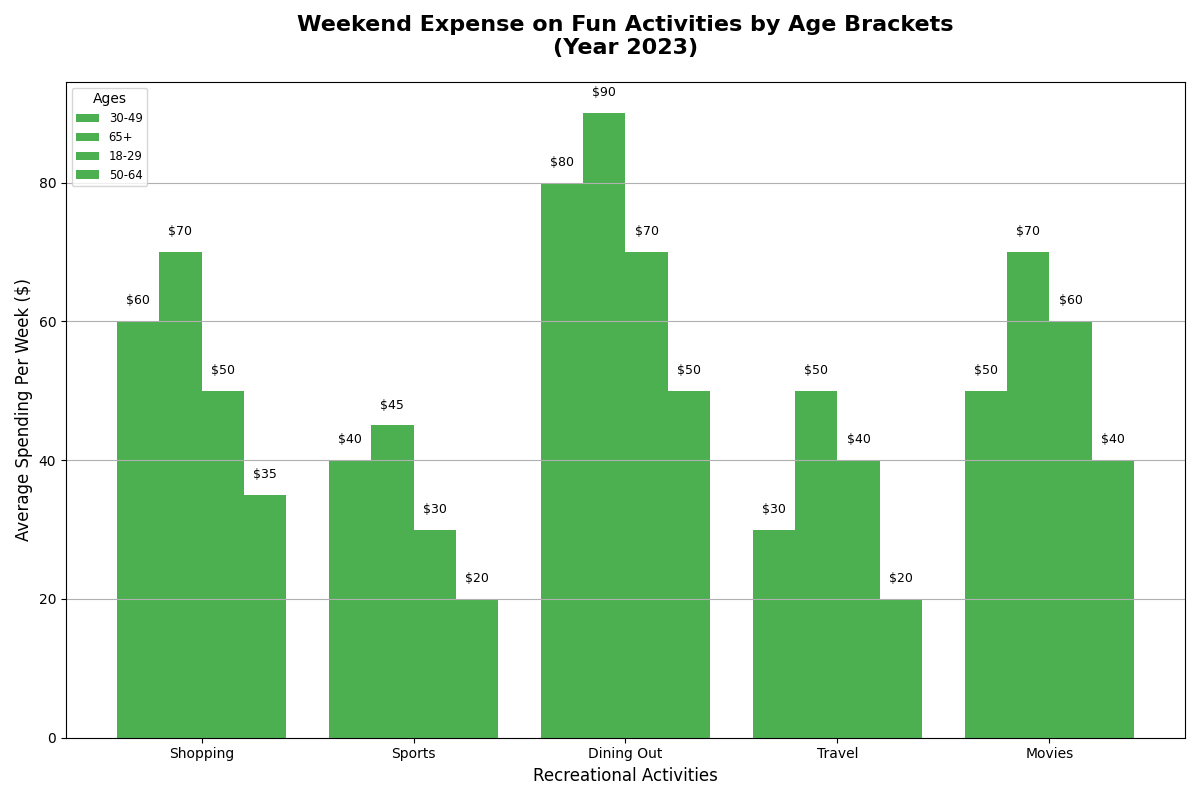

Write Python code to recreate this figure.
import matplotlib.pyplot as plt
import numpy as np

activities = ['Shopping', 'Sports', 'Dining Out', 'Travel', 'Movies']

age_group_18_29 = [60, 40, 80, 30, 50]
age_group_30_49 = [70, 45, 90, 50, 70]
age_group_50_64 = [50, 30, 70, 40, 60]
age_group_65_plus = [35, 20, 50, 20, 40]

data = np.array([age_group_18_29, age_group_30_49, age_group_50_64, age_group_65_plus])
age_groups = ['30-49', '65+', '18-29', '50-64']

bar_width = 0.2
indices = np.arange(len(activities))

fig, ax = plt.subplots(figsize=(12, 8))

single_color = '#4CAF50'

for i, (spending, age_group) in enumerate(zip(data, age_groups)):
    bars = ax.bar(indices + i * bar_width, spending, width=bar_width, label=age_group, color=single_color)
    
    for bar in bars:
        yval = bar.get_height()
        ax.text(bar.get_x() + bar.get_width()/2, yval + 2, f'${yval}', ha='center', va='bottom', fontsize=9)

ax.set_xlabel('Recreational Activities', fontsize=12)
ax.set_ylabel('Average Spending Per Week ($)', fontsize=12)
ax.set_title('Weekend Expense on Fun Activities by Age Brackets\n(Year 2023)', fontsize=16, fontweight='bold', pad=20)
ax.set_xticks(indices + bar_width * 1.5)
ax.set_xticklabels(activities)
ax.legend(title='Ages', fontsize='small', loc='upper left')

ax.yaxis.grid(True)

plt.tight_layout()
plt.show()
